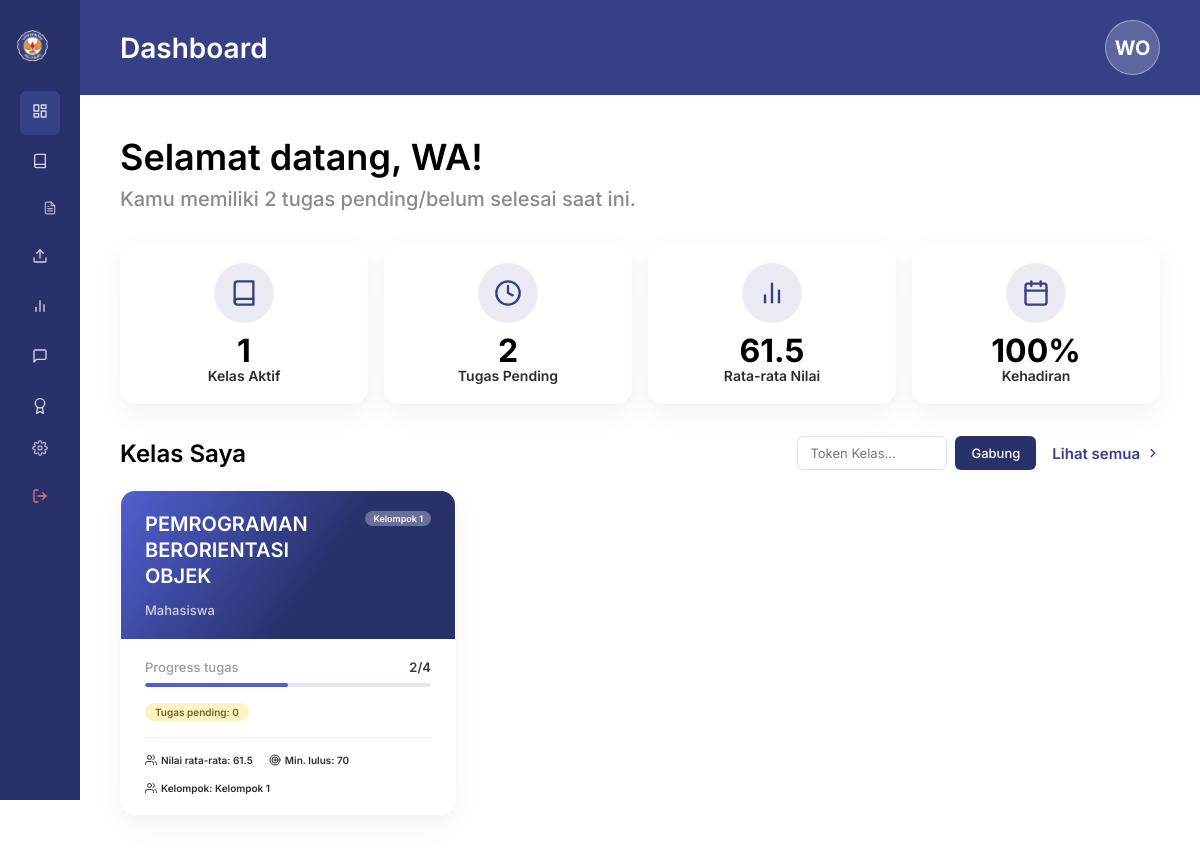
The app's page /public/index.php?action=dashboard_student (signed in) with its own data.
### tables this page shows
CREATE TABLE Tabel_Kelompok (
    ID_Kelompok INT AUTO_INCREMENT PRIMARY KEY,
    Nama_Kelompok VARCHAR(100) NOT NULL,
    ID_Kelas INT NOT NULL,
    CONSTRAINT FK_Kelompok_Kelas FOREIGN KEY (ID_Kelas) 
        REFERENCES Tabel_Kelas(ID_Kelas) 
        ON DELETE CASCADE 
        ON UPDATE CASCADE
);

CREATE TABLE Tabel_Kelas (
    ID_Kelas INT AUTO_INCREMENT PRIMARY KEY,
    Nama_Kelas VARCHAR(100) NOT NULL,
    Jadwal VARCHAR(50) DEFAULT NULL,
    Token_Kelas VARCHAR(10) NULL
);

### app/Views/dashboard_student.php (the view, shortened to what the rows shown need)
<?php
$fullName = $_SESSION['name'] ?? 'Guest';
$firstName = explode(" ", $fullName)[0];
?>
<!DOCTYPE html>
<html lang="id">
<head>
    <link rel="stylesheet" href="/rpl/public/assets/css/style.css">
</head>
<body>
<div class="dashboard-container">
    <main class="main-workspace">
        <header class="workspace-navbar">
            <h2 class="navbar-title">Dashboard</h2>
        </header>
        <div class="workspace-content">
            <section class="welcome-banner">
                <h1 class="welcome-text">Selamat datang, <?= htmlspecialchars($firstName) ?>!</h1>
            </section>
            <section style="display: flex; flex-direction: column; gap: 20px;">
                <div class="classes-grid">
                    <?php if (!empty($classCards)): ?>
                        <?php foreach ($classCards as $cardData):
                            $cInfo = $cardData['classInfo'];
                            $cProg = $cardData['progress'];
                        ?>
                        <a href="/rpl/public/index.php?action=bank_modul&class_id=<?= $cInfo['ID_Kelas'] ?>" style="text-decoration: none; color: inherit; display: block;">
                        <div class="class-card" style="cursor: pointer; transition: transform 0.2s; border: 1px solid transparent;" onmouseover="this.style.transform='translateY(-4px)'; this.style.borderColor='#3b82f6';" onmouseout="this.style.transform='translateY(0)'; this.style.borderColor='transparent';">
                            <div class="class-card-header class-header-blue">
                                <div class="class-card-title-row">
                                    <h4 class="class-title"><?= htmlspecialchars($cInfo['Nama_Kelas']) ?></h4>
                                    <span class="class-badge"><?= htmlspecialchars($cInfo['Nama_Kelompok'] ?? 'Kelompok') ?></span>
                                </div>
                                <div class="class-lecturer-info">
                                    <?= htmlspecialchars($_SESSION['user_name'] ?? 'Mahasiswa') ?>
                                </div>
                            </div>
                            <div class="class-card-body">
                                <div class="progress-section">
                                    <div class="progress-label-row">
                                        <span class="progress-title">Progress tugas</span>
                                        <span class="progress-ratio"><?= $cProg['submitted'] ?? 0 ?>/<?= $cProg['total_tasks'] ?? 0 ?></span>
                                    </div>
                                    <?php
                                    $pct = ($cProg['total_tasks'] ?? 0) > 0
                                        ? round(($cProg['submitted'] / $cProg['total_tasks']) * 100, 1)
                                        : 0;
                                    ?>
                                    <div class="progress-bar-bg">
                                        <div class="progress-bar-fill" style="width: <?= $pct ?>%;"></div>
                                    </div>
                                </div>
                                <div class="card-tags-row">
                                    <span class="tag-pill tag-deadline">Tugas pending: <?= $cProg['pending'] ?? 0 ?></span>
                                </div>
                                <div class="card-footer-stats" style="flex-wrap: wrap;">
                                    <div class="footer-stat-item">
                                        <span>Nilai rata-rata: <?= $cProg['average_score'] ?? '-' ?></span>
                                    </div>
                                    <div class="footer-stat-item">
                                        <svg xmlns="http://www.w3.org/2000/svg" width="12" height="12" viewBox="0 0 24 24" fill="none" stroke="currentColor" stroke-width="2" stroke-linecap="round" stroke-linejoin="round"><circle cx="12" cy="12" r="10"></circle><circle cx="12" cy="12" r="6"></circle><circle cx="12" cy="12" r="2"></circle></svg>
                                        <span>Min. lulus: 70</span>
                                    </div>
                                    <div class="footer-stat-item">
                                        <span>Kelompok: <?= !empty($cInfo['Nama_Kelompok']) ? htmlspecialchars($cInfo['Nama_Kelompok']) : '<span style="color: #EF4444; font-weight: 700;">Belum Ada Kelompok</span>' ?></span>
                                    </div>
                                </div>
                            </div>
                        </div>
                        </a>
                        <?php endforeach; ?>
                    <?php else: ?>
                    <div style="color: #94A3B8; font-size: 14px; padding: 20px 0;">
                        Anda belum terdaftar di kelas manapun.
                    </div>
                    <?php endif; ?>
                </div>
                </div>
        </div>
</body>
</html>

### records on screen
tabel_kelompok: ID_Kelas.Nama_Kelas "PEMROGRAMAN BERORIENTASI OBJEK", Nama_Kelompok "Kelompok 1"

### other values on screen
$initials "WO"
$firstName "WA"
$stats['pending_tasks'] "2"
$stats['active_classes'] "1"
$stats['average_score'] "61.5"
$stats['attendance'] "100"
$cProg['submitted'] "2"
$cProg['total_tasks'] "4"
$cProg['pending'] "0"
$cProg['average_score'] "61.5"
